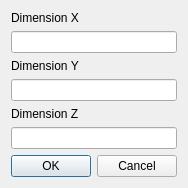
<?xml version="1.0" encoding="UTF-8"?>
<ui version="4.0">
 <class>DialogNew</class>
 <widget class="QDialog" name="DialogNew">
  <property name="geometry">
   <rect>
    <x>0</x>
    <y>0</y>
    <width>174</width>
    <height>183</height>
   </rect>
  </property>
  <property name="windowTitle">
   <string>Dialog</string>
  </property>
  <layout class="QVBoxLayout" name="verticalLayout_4">
   <item>
    <layout class="QVBoxLayout" name="verticalLayout">
     <item>
      <widget class="QLabel" name="label_3">
       <property name="text">
        <string>Dimension X</string>
       </property>
      </widget>
     </item>
     <item>
      <widget class="QLineEdit" name="lineEdit_X"/>
     </item>
    </layout>
   </item>
   <item>
    <layout class="QVBoxLayout" name="verticalLayout_2">
     <item>
      <widget class="QLabel" name="label_2">
       <property name="text">
        <string>Dimension Y</string>
       </property>
      </widget>
     </item>
     <item>
      <widget class="QLineEdit" name="lineEdit_Y"/>
     </item>
    </layout>
   </item>
   <item>
    <layout class="QVBoxLayout" name="verticalLayout_3">
     <item>
      <widget class="QLabel" name="label">
       <property name="text">
        <string>Dimension Z</string>
       </property>
      </widget>
     </item>
     <item>
      <widget class="QLineEdit" name="lineEdit_Z"/>
     </item>
    </layout>
   </item>
   <item>
    <widget class="QDialogButtonBox" name="buttonBox">
     <property name="orientation">
      <enum>Qt::Horizontal</enum>
     </property>
     <property name="standardButtons">
      <set>QDialogButtonBox::Cancel|QDialogButtonBox::Ok</set>
     </property>
    </widget>
   </item>
  </layout>
 </widget>
 <resources/>
 <connections>
  <connection>
   <sender>buttonBox</sender>
   <signal>accepted()</signal>
   <receiver>DialogNew</receiver>
   <slot>accept()</slot>
   <hints>
    <hint type="sourcelabel">
     <x>248</x>
     <y>254</y>
    </hint>
    <hint type="destinationlabel">
     <x>157</x>
     <y>274</y>
    </hint>
   </hints>
  </connection>
  <connection>
   <sender>buttonBox</sender>
   <signal>rejected()</signal>
   <receiver>DialogNew</receiver>
   <slot>reject()</slot>
   <hints>
    <hint type="sourcelabel">
     <x>316</x>
     <y>260</y>
    </hint>
    <hint type="destinationlabel">
     <x>286</x>
     <y>274</y>
    </hint>
   </hints>
  </connection>
 </connections>
</ui>
